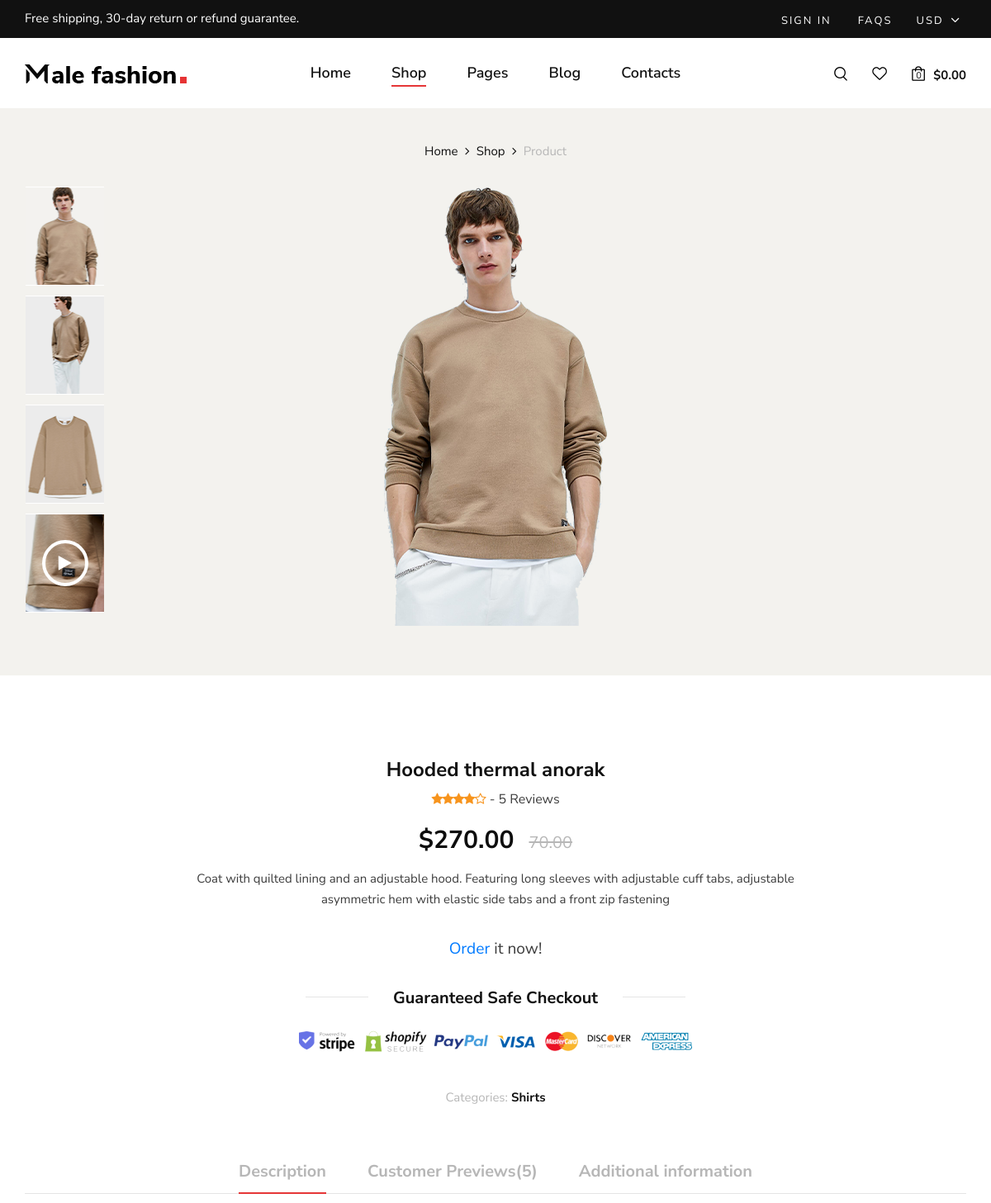
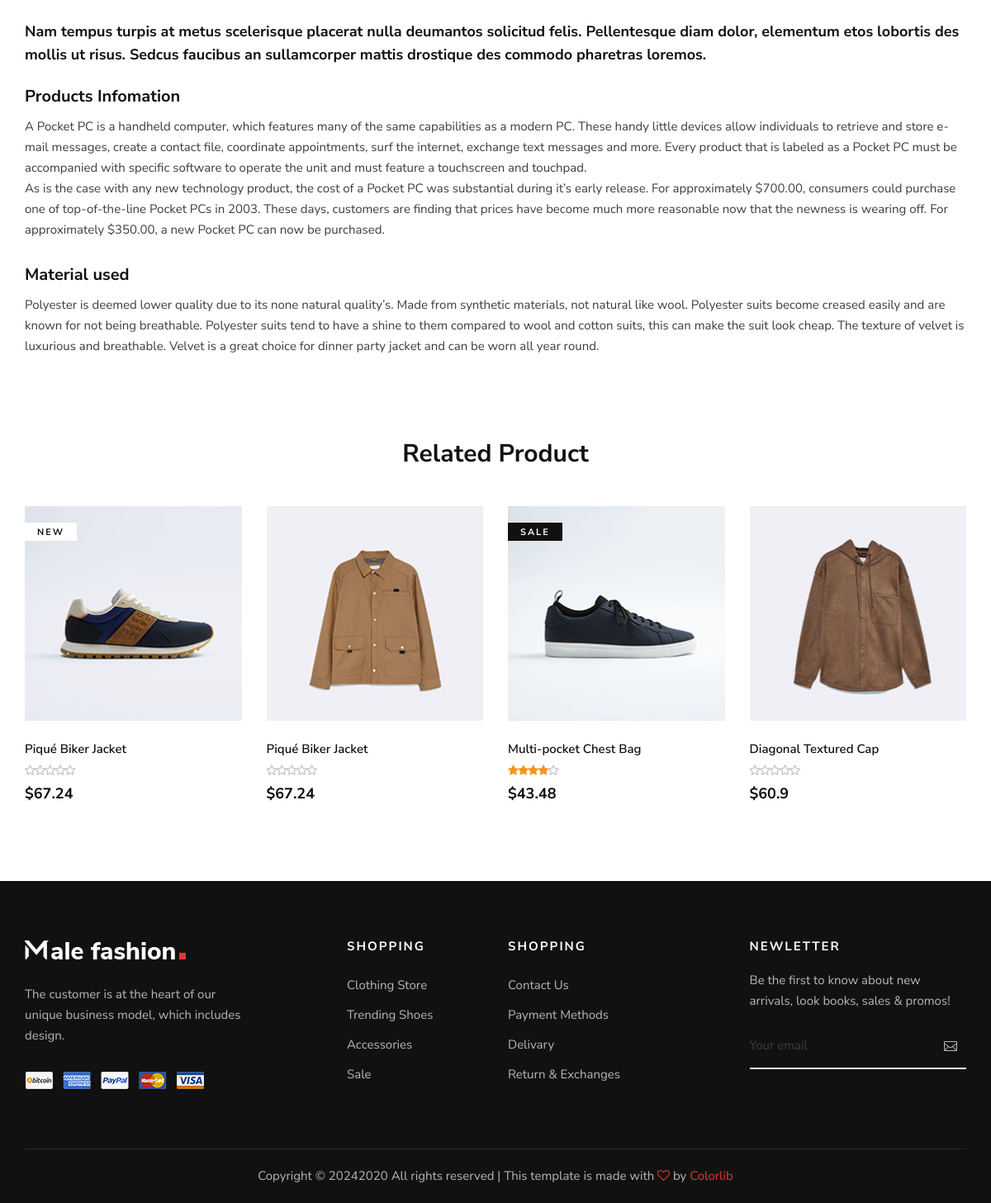
The app's page /view/product.php?id=3 with its own data (2 pictures, top to bottom).
### tables this page shows
CREATE TABLE `products` (
  `id` int(11) NOT NULL,
  `category_id` int(11) DEFAULT NULL,
  `name` varchar(255) NOT NULL,
  `description` text DEFAULT NULL,
  `default_image` varchar(255) NOT NULL DEFAULT 'product/default_product.jpg',
  `created_at` timestamp NOT NULL DEFAULT current_timestamp(),
  `updated_at` timestamp NOT NULL DEFAULT current_timestamp() ON UPDATE current_timestamp()
);

CREATE TABLE `categories` (
  `id` int(11) NOT NULL,
  `name` varchar(15) NOT NULL
);

### View/product.php (the view, shortened to what the rows shown need)
<?php
require_once "../config.php";
require_once "../Models/Product.php";
require_once "../Models/Category.php";
$product = new ProductController();
$product->getProduct($_GET['id']);
?>
<!DOCTYPE html>
<html lang="zxx">
<head>
    <link rel="stylesheet" href="css/bootstrap.min.css" type="text/css">
    <link rel="stylesheet" href="css/font-awesome.min.css" type="text/css">
    <link rel="stylesheet" href="css/elegant-icons.css" type="text/css">
    <link rel="stylesheet" href="css/magnific-popup.css" type="text/css">
    <link rel="stylesheet" href="css/nice-select.css" type="text/css">
    <link rel="stylesheet" href="css/owl.carousel.min.css" type="text/css">
    <link rel="stylesheet" href="css/slicknav.min.css" type="text/css">
    <link rel="stylesheet" href="css/style.css" type="text/css">
</head>
<body>
    <section class="shop-details">
        <div class="product__details__content">
            <div class="container">
                <div class="row d-flex justify-content-center">
                    <div class="col-lg-8">
                        <div class="product__details__text">
                            <h4><?= $product->name ?></h4>
                            <div class="rating">
                                <i class="fa fa-star"></i>
                                <i class="fa fa-star"></i>
                                <i class="fa fa-star"></i>
                                <i class="fa fa-star"></i>
                                <i class="fa fa-star-o"></i>
                                <span> - 5 Reviews</span>
                            </div>
                            <h3>$270.00 <span>70.00</span></h3>
                            <p><?= $product->description ?></p>
                            <?php if(isset($_SESSION['user'])): ?>
                                <form action="../routes/cart.php" method="POST">
                                    <div class="product__details__option">
                                        <div class="product__details__option__size">
                                            <span>Size:</span>
                                            <?php foreach($product->variants as $var): ?>
                                                <label for="<?= $var->size ?>-<?= $var->color ?>" style="border:solid 2px <?= $var->color ?>"><?= $var->size ?>
                                                    <input name="size-color" type="radio" id="<?= $var->size ?>-<?= $var->color ?>" value="<?= $product->id ?>-<?= $var->id ?>-<?= $var->size ?>-<?= $var->color ?>">
                                                    - <span"><?= $var->color ?></span>
                                                </label>
                                            <?php endforeach; ?>
                                        </div>
                                    </div>
                                    <div class="product__details__cart__option">
                                        <div class="quantity">
                                            <div class="pro-qty">
                                                <input name="quantity" type="text" value="1">
                                            </div>
                                        </div>
                                        <button type="submit" class="primary-btn" style="border:none;">add to cart</button>
                                    </div>
                                </form>
                                <div class="product__details__btns__option">
                                    <a href="#"><i class="fa fa-heart"></i> add to wishlist</a>
                                    <a href="#"><i class="fa fa-exchange"></i> Add To Compare</a>
                                </div>
                            <?php else: ?>
                                <p style="font-size: larger;">
                                    <a href="./signin.php">Order</a> it now!
                                </p>
                            <?php endif; ?>
                            <div class="product__details__last__option">
                                <h5><span>Guaranteed Safe Checkout</span></h5>
                                <img src="img/shop-details/details-payment.png" alt="">
                                <ul>
                                    <li><span>Categories:</span> <?= $product->category->name ?></li>
                                </ul>
                            </div>
                        </div>
                    </div>
                </div>
            </div>
        </div>
    </section>
</body>
</html>

### records on screen
products: name "Hooded thermal anorak", description "Coat with quilted lining and an adjustable hood. Featuring long sleeves with adjustable cuff tabs, adjustable asymmetric hem with elastic side tabs and a front zip fastening"
categories: name "Shirts"
